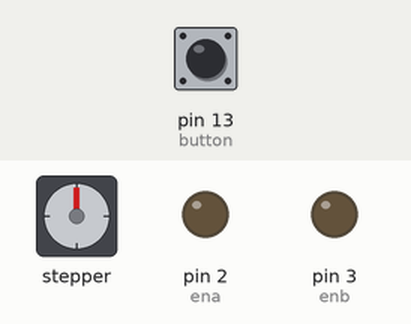
This sketch was run on a simulated Arduino Uno, built with avr-gcc and run on an emulated ATmega328P. Parts: stepper motor, output pins drawn as LEDs (lit = HIGH). Dashed ring = blinking. The inputs (shaded band) are chosen by the test bench; at power-on: pin 13 (button) LOW. Stepper angles assume 200 steps per turn.

Above: at 1.2 s.
1.3 s: pin 13 (button) pulled HIGH for 0.15 s
At 1.45 s:
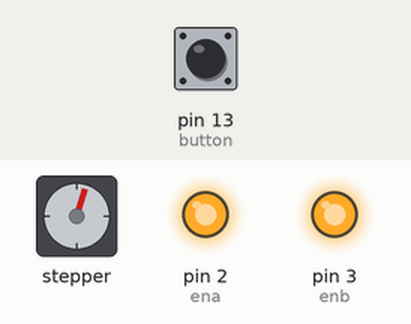
3.1 s: pin 13 (button) pulled HIGH for 1 s
At 3.55 s:
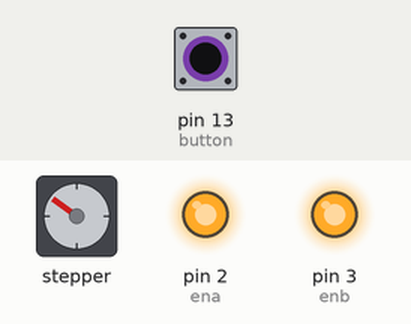
5.7 s: pin 13 (button) pulled HIGH for 3.2 s
At 6.45 s:
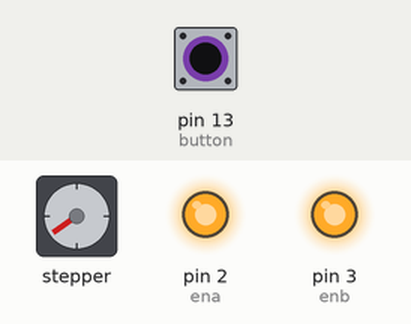
10.4 s: pin 13 (button) pulsed HIGH 5 times (0.12 s each, 0.3 s apart)
At 12.4 s:
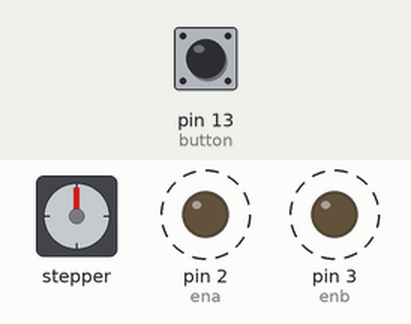
13.5 s: pin 13 (button) driven HIGH
At 14.55 s:
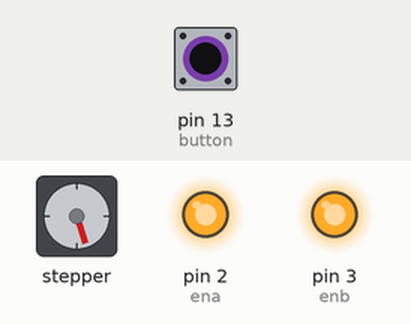
Timing chart, 0 to 26.5 s (numbered marks = the images above; inputs shaded):
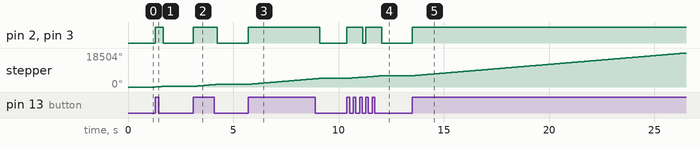

The sketch:

stepper_oneRevolution_button.ino
```cpp
#include <Stepper.h>

const int button = 13;
const int ena = 2;
const int enb = 3;
const int stepsPerRevolution = 200;

Stepper myStepper(stepsPerRevolution, 8, 9, 10, 11);

void setup() {
  // set the speed at 60 rpm:
  myStepper.setSpeed(160);
  // initialize the serial port:
  Serial.begin(9600);
  pinMode(button, INPUT);
  pinMode(ena, OUTPUT);
  pinMode(enb, OUTPUT);
  digitalWrite(button, LOW);
}

void loop() {
  if(digitalRead(button) == HIGH)
  {
    digitalWrite(ena, HIGH);
    digitalWrite(enb, HIGH);
    myStepper.step(stepsPerRevolution);
  }
  else
  {
    myStepper.step(0);
    digitalWrite(ena, LOW);
    digitalWrite(enb, LOW);
  }
}
```

Measured:
- after the input at 1.3 s, pin 2 (ena), pin 3 (enb): LOW → HIGH at once, → LOW 0.38 s later; stepper: turns 360° clockwise in 0.38 s, starting at once
- after the input at 3.1 s, pin 2 (ena), pin 3 (enb): LOW → HIGH at once, → LOW 1.1 s later; stepper: turns 1080° clockwise in 1.1 s, starting at once
- after the input at 5.7 s, pin 2 (ena), pin 3 (enb): LOW → HIGH at once, → LOW 3.4 s later; stepper: turns 3240° clockwise in 3.4 s, starting at once
- after the input at 10.4 s, pin 2 (ena), pin 3 (enb): alternates HIGH for 0.76 s and LOW for 0.14 s, 4 changes in all, then stays LOW, starting at once; stepper: turns 1440° clockwise in 1.7 s, starting at once
- after the input at 13.5 s, pin 2 (ena), pin 3 (enb): LOW → HIGH at once; stepper: keeps turning clockwise at about 953°/s, starting at once
